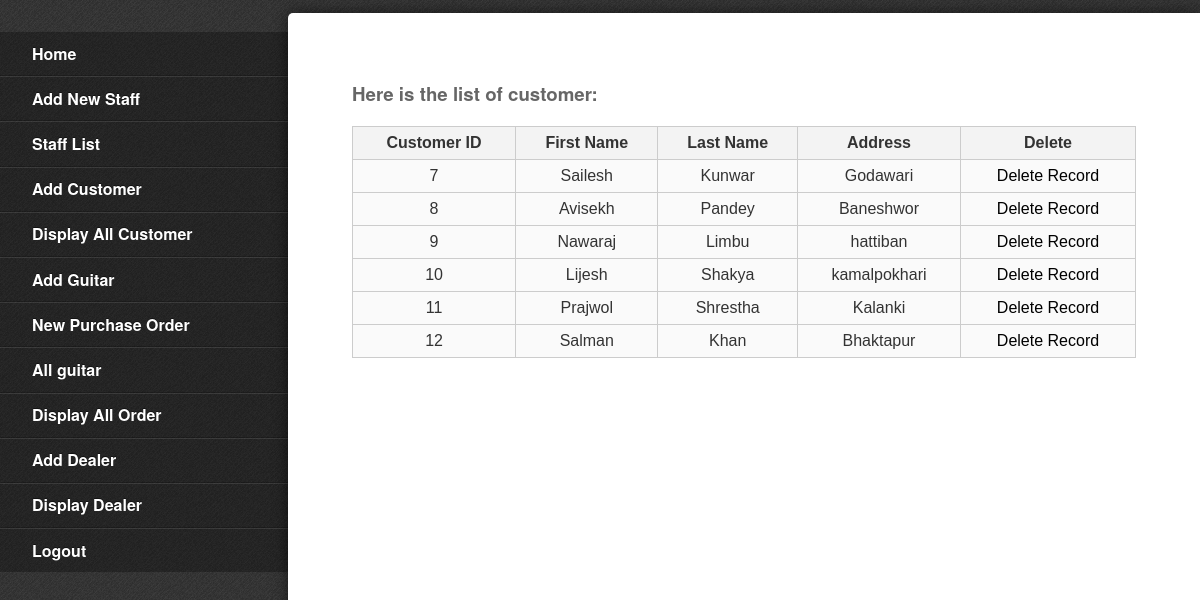
The page /admin/display_customer.php (signed in) on the database its author committed.
### tables this page shows
CREATE TABLE IF NOT EXISTS `customer` (
  `id` int(11) NOT NULL AUTO_INCREMENT,
  `first_name` varchar(25) NOT NULL,
  `last_name` varchar(25) NOT NULL,
  `address` varchar(35) NOT NULL,
  PRIMARY KEY (`id`)
);

### admin/display_customer.php (the view)
<?php
          include('header.php');
          $dbcon = mysqli_connect('localhost','root','root','sandesh') or die(mysqli_error());
          $getdata = "SELECT * FROM customer";
          if($result = mysqli_query($dbcon,$getdata))
          {
          echo "<h3>Here is the list of customer:</h3>";
          echo "<table style: border 1px solid white>";
          echo "<tr>
                    <th>Customer ID</th>
                    <th>First Name</th>
                    <th>Last Name</th>
                    <th>Address</th>
                    <th>Delete</th>
                </tr>";
          while ($row = mysqli_fetch_array($result)) {
            echo "<tr><td>";
            echo $row['id'];
            echo "</td><td>";
            echo $row['first_name'];
            echo "</td><td>";
            echo $row['last_name'];
            echo "</td><td>";
            echo $row['address'];
            echo "</td><td>";
          ?>
            <a href="delete_customer.php?id=<?php echo $row['id'] ?>" onclick="return confirm('Are you sure?')"
               style="text-decoration: none; color: black">Delete Record</a>
<?php
    echo "</td></tr>";
          }
          echo "</table>";
        }
        include('../common/footer.php');
?>

### css/nav.css (style rules this page uses)
body,div, h1,h2,p, ol,ul,li { margin: 0; padding: 0; border: 0; }
html, body { min-height: 100%; }
body { min-width: 290px; -webkit-font-smoothing: antialiased; -webkit-text-size-adjust: 100%; -ms-text-size-adjust: 100%; text-size-adjust: 100%; background: #444 url("../images/debut_dark.png") repeat; color: #666; font: normal 100%/1.5 "Helvetica Neue", Helvetica, Arial, sans-serif; }
a { color: #f4f4f4; text-decoration: none; }

### css/style.css (style rules this page uses)
table { color: #333; font-family: Helvetica, Arial, sans-serif; width: 100%; border-collapse:collapse; border-spacing: 0; }
td, th { border: 1px solid #CCC; height: 30px; }
th { background: #F3F3F3; font-weight: bold; }
td { background: #FAFAFA; text-align: center; }

### rows shown on the page
customer: id "7", first_name "Sailesh", last_name "Kunwar", address "Godawari"
customer: id "8", first_name "Avisekh", last_name "Pandey", address "Baneshwor"
customer: id "9", first_name "Nawaraj", last_name "Limbu", address "hattiban"
customer: id "10", first_name "Lijesh", last_name "Shakya", address "kamalpokhari"
customer: id "11", first_name "Prajwol", last_name "Shrestha", address "Kalanki"
customer: id "12", first_name "Salman", last_name "Khan", address "Bhaktapur"
